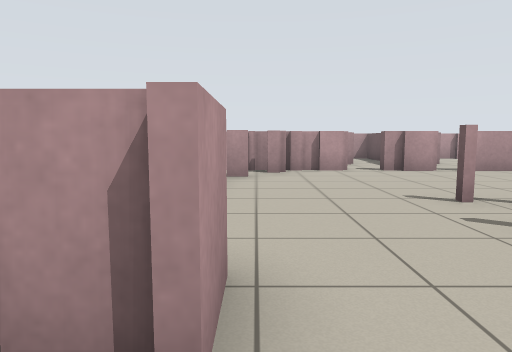
view 1 (above)

22 first-person views from a walk through a robot-simulator world made for Stage. The camera is 0.84 m above the floor, tilts 6° down and sees 70° across. Floor lines are 1 m apart. The floor is counted in squares, 1 m on a side. Each view is taken from the middle of a square. On the plan, view 1 faces up. The plan holds only what a view shows up to about 12 squares ahead; the rest is blank. Robots are left out.

view 2
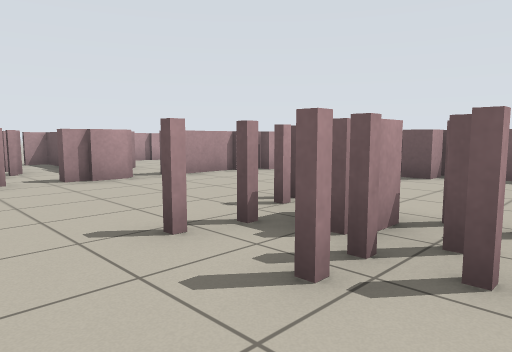

view 3
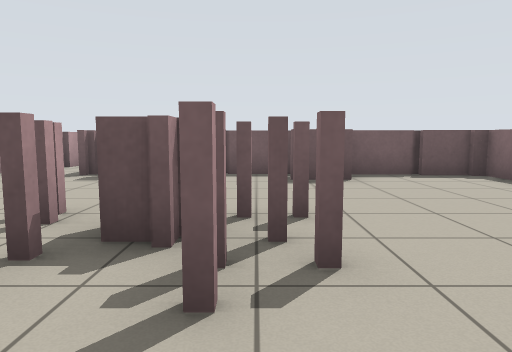

view 4
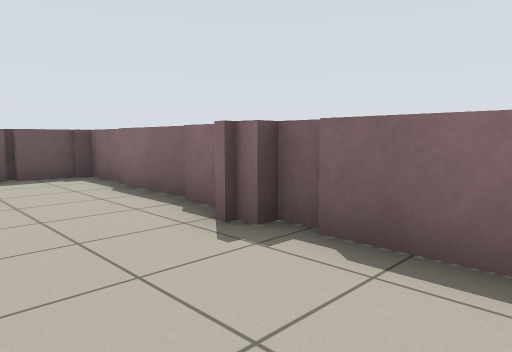

view 5
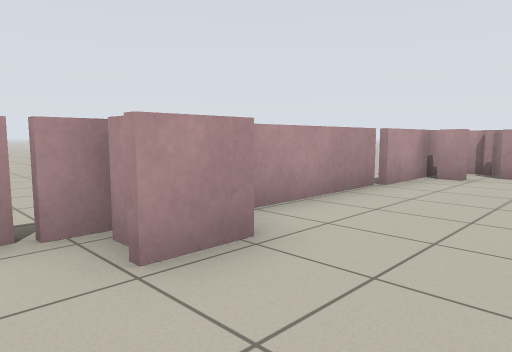

view 6
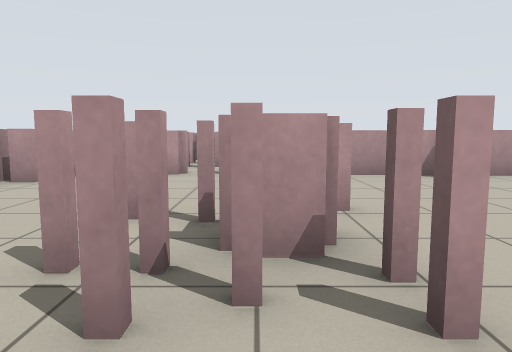

view 7
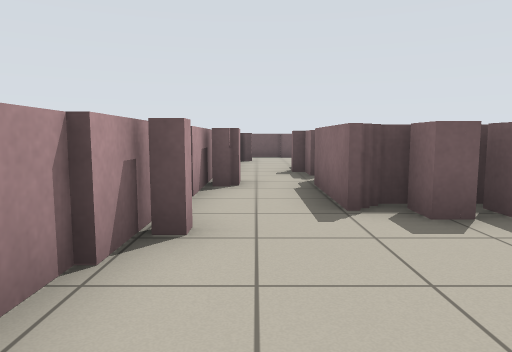

view 8
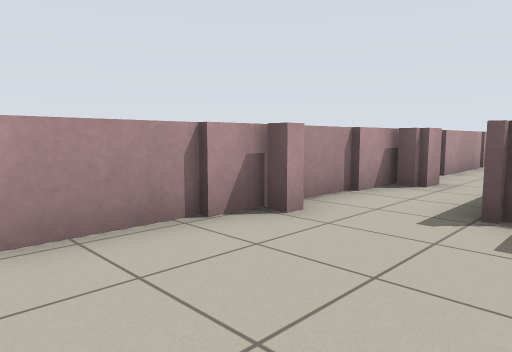

view 9
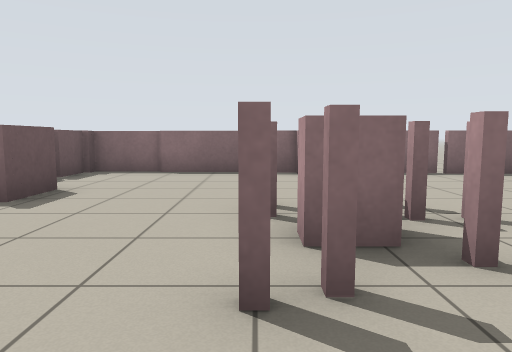

view 10
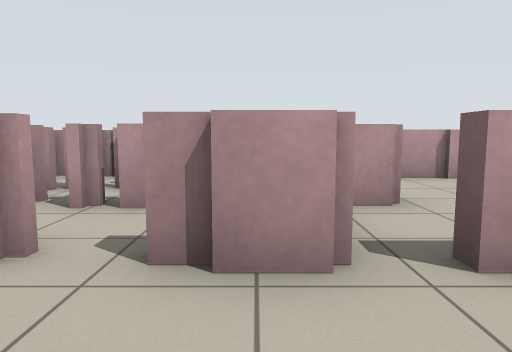

view 11
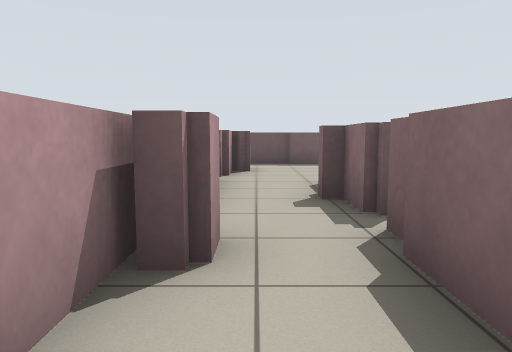

view 12
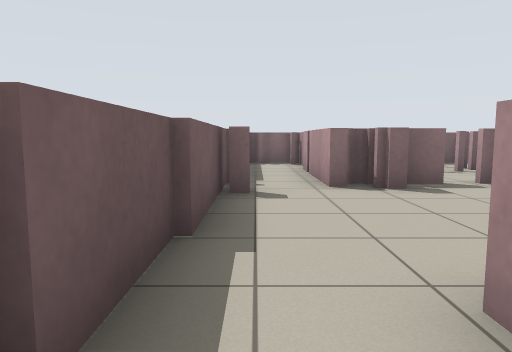

view 13
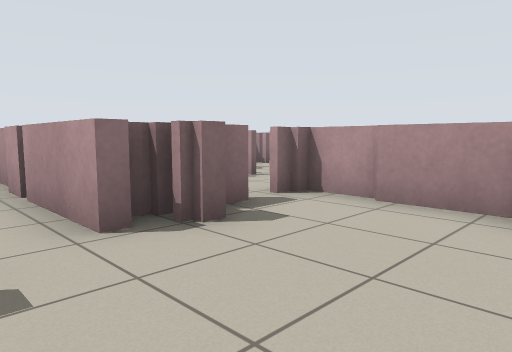

view 14
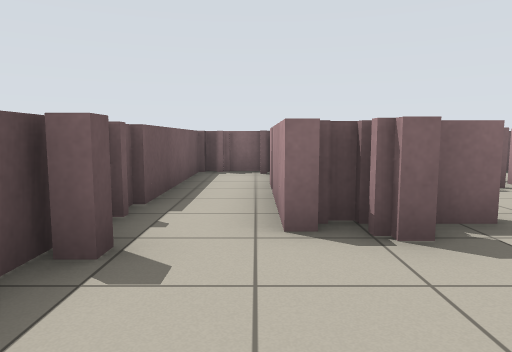

view 15
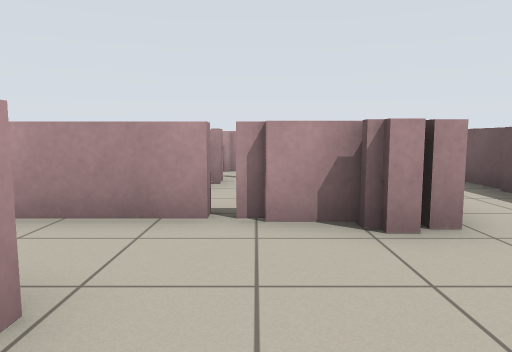

view 16
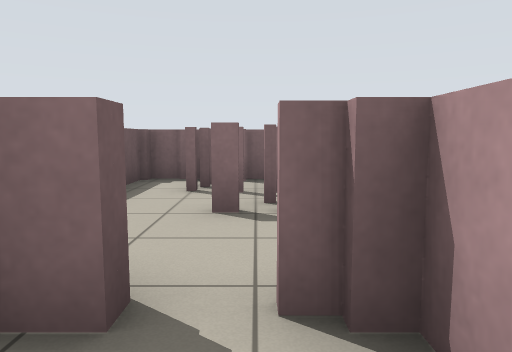

view 17
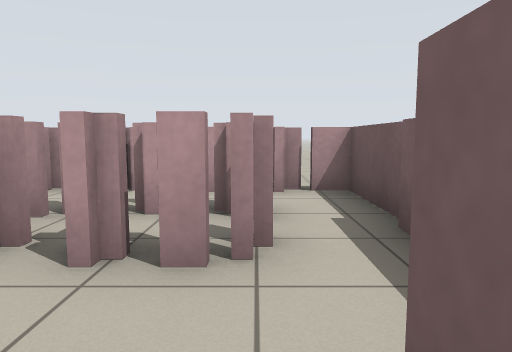

view 18
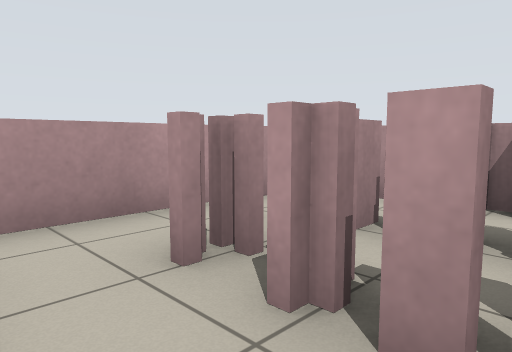

view 19
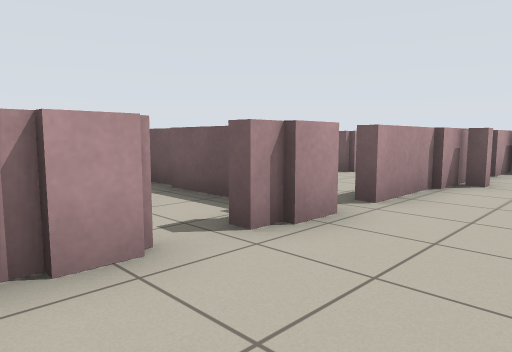

view 20
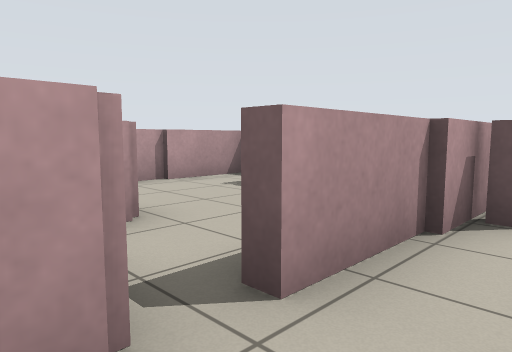

view 21
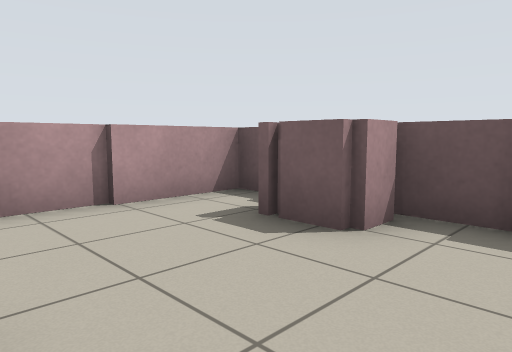

view 22
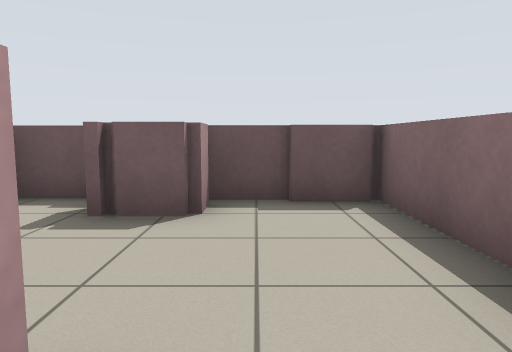

### Floor plan
Key: @ floor where view 1 was taken; # wall or solid block; x gap in a wall; . floor; T thing the floor can be seen under or through.
Columns run from 2 left of view 1 to 21 right of it. Each row starts with its distance up from view 1.
 16       .
 15  ############
 14  #.....# ...#     #
 13  #.TTT.#...##     #
 12  #.TTTT#...##     #.   #
 11  #...TT.....#      .  .#
 10  ##TT.#.....#     ..  .#
  9  ##.....###########x##.#
  8 .##....................#
  7 .#.........#######.....#
  6  #.........##    #.....#
  5  #....##...#     #.....#
  4  #....#....#     #..#..#
  3  #...##....#     #x##..#
  2  #.........#    ....#.##
  1  #.........#   ######.#
  0  .@........#        #.#
 -1  ###.......##      ##.#
 -2   .#########      #####

Positions as (right, up) in squares from view 1, and headings:
1: (0, 0), facing up
2: (1, 2), facing up-right
3: (1, 3), facing right
4: (1, 1), facing down-right
5: (2, 0), facing up-left
6: (4, 1), facing up
7: (5, 8), facing right
8: (5, 6), facing up-right
9: (5, 7), facing down
10: (4, 7), facing up
11: (9, 8), facing right
12: (20, 10), facing down
13: (20, 7), facing down-left
14: (19, 7), facing down
15: (17, 5), facing up
16: (16, 5), facing down
17: (3, 9), facing up
18: (3, 10), facing up-left
19: (1, 7), facing up-right
20: (4, 8), facing up-right
21: (6, 10), facing up-right
22: (5, 11), facing right
